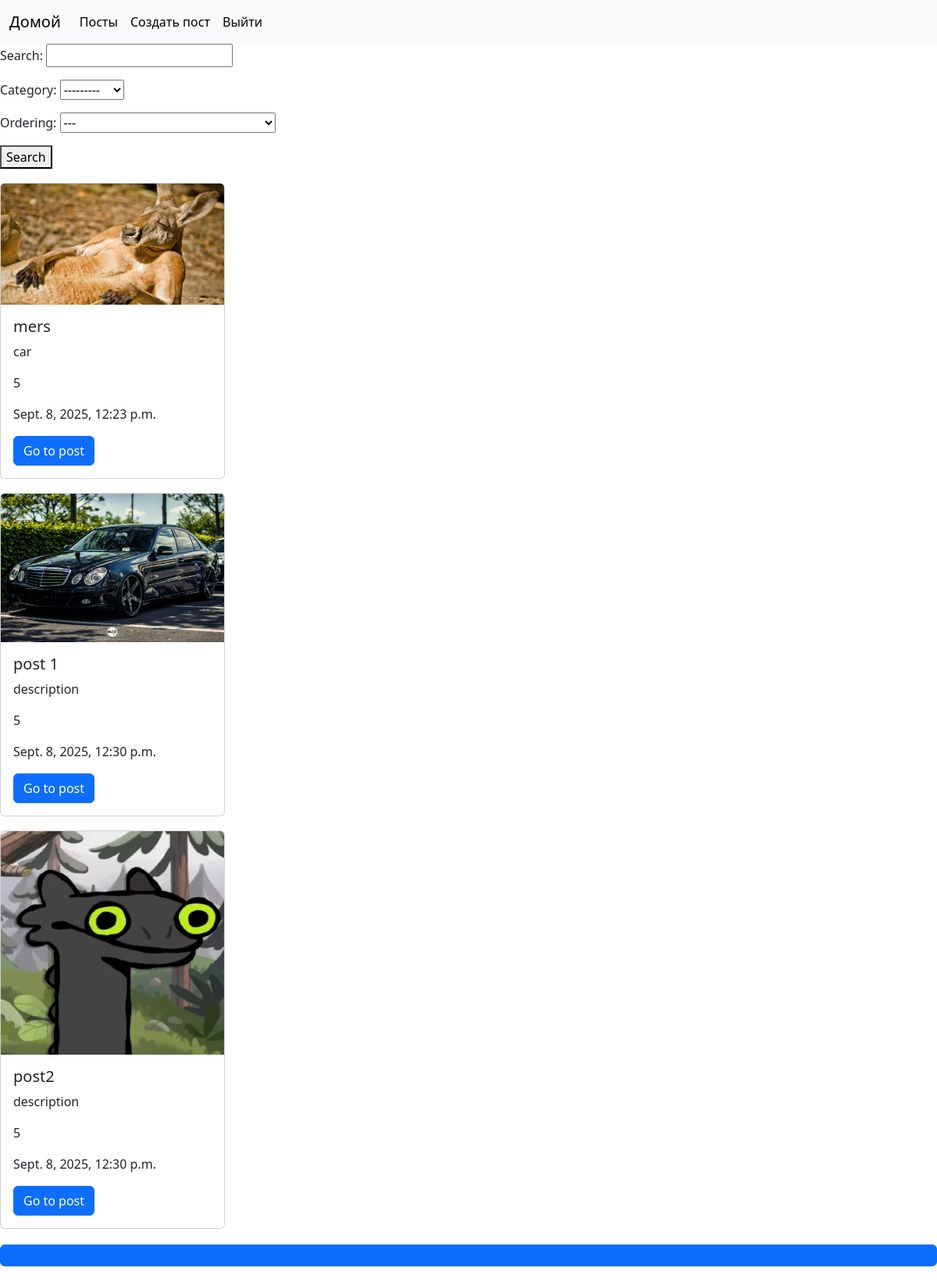
The page /posts/ (signed in) on the database its author committed.
### posts/models.py (models this page shows, shortened)
class Post(models.Model):
    image = models.ImageField(null=True,blank=True)
    title = models.CharField(max_length=200)
    content = models.CharField(max_length=550, null=True, blank = True)
    rate = models.IntegerField(default=0)
    created_at = models.DateTimeField(auto_now_add=True, null=True)
    updated_at = models.DateTimeField(auto_now = True, null=True)
    category = models.ForeignKey(Category, on_delete=models.CASCADE, null=True, blank=True)
    tags = models.ManyToManyField(Tag, blank=True)

### posts/views.py (the view)
@login_required(login_url="/login/")
def post_list_view(request):
    posts = Post.objects.all()
    limit = 3
    if request.method == "GET":
        search = request.GET.get("search")
        category_id =request.GET.get("search")
        ordering = request.GET.get("ordering")
        page = int(request.GET.get("page", 1))
        if search:
            posts = posts.filter(Q(title__icontains=search) | Q(content__icontains=search) )
        if category_id:
            posts = posts.filter(category_id=category_id)
        if ordering:
            posts = posts.order_by(ordering)
        if page:
            max_pages = posts.count() // limit
            if round(max_pages) < max_pages:
                max_pages = round(max_pages) + 1
            elif round(max_pages) > max_pages:
                max_pages = round(max_pages)
            start = (page - 1) * limit
            end = page * limit
            posts = posts[start:end]
        form = SearchForm()
        return render (request, "posts/post_list.html", context={"posts_list": posts, "form": form, "max_pages": range(1, max_pages + 1)})

### posts/forms.py
class SearchForm(forms.Form):
    search = forms.CharField(max_length=290, min_length=1, required=False)
    category_id = forms.ModelChoiceField(queryset=Category.objects.all(), required=False, label="Category")
    orderings = (
        ("created_at", "По дате создания") ,
        ("title","По названию"),
        ("rate", "По рейтингу"),
        ("-created_at", "По дате создания(по убыванию)"),
        ("-title","По названию(по убыванию)"),
        ("-rate","По рейтингу(по убыванию)"),
        (
        None,
        "---"
        ),
    )
    ordering = forms.ChoiceField(choices=orderings, required=False)

### posts/models.py (called while the page is built)
    def __str__(self):
        return self.name

### posts/templates/posts/post_list.html
{% extends 'base.html' %}
{% load static %}
{% block content %}
<form method="get" action="" enctype="multipart/form-data">
    {{ form.as_p }}
    <button type="submit">Search</button>
</form>
{% for post in posts_list %}
<div class="card" style="width: 18rem; margin-top: 18px;">
    {% if post.image %}
  <img class="card-img-top" src="{{post.image.url}}" alt="Card image cap">
  {% else %}
    <img class="card-img-top" src="{% static 'Placeholder_view_vector.svg.png' %}" alt="Card image cap">
  {% endif %}
  <div class="card-body">
    <h5 class="card-title">{{ post.title }}</h5>
    <p class="card-text">{{ post.content }}</p>
    <p class="card-text">{{ post.rate }}</p>
     <p class="card-text">{{ post.created_at }}</p>
    <a href="/posts/{{post.id}}/" class="btn btn-primary">Go to post</a>
  </div>
</div>
{% endfor %}
  <div style="display: flex; justify-content: center; margin-top: 20px; margin-bottom: 20px;"
    {% for 1 in max_pages %}
        <a href="/posts/?page={{i}}" class="btn btn-primary" >{{ i }}</a>
    {% endfor %}
  </div>
{% endblock %}

### posts/templates/base.html (shortened to what this page needs)
<head>
    <link rel="stylesheet" href="https://cdn.jsdelivr.net/npm/bootstrap@5.3.3/dist/css/bootstrap.min.css">
    <nav class="navbar navbar-expand-lg bg-body-tertiary">
  <div class="container-fluid">
    <a class="navbar-brand" href="/">Домой</a>
    <div class="collapse navbar-collapse" id="navbarSupportedContent">
      <ul class="navbar-nav me-auto mb-2 mb-lg-0">
        {% if request.user.is_authenticated %}
        <li class="nav-item">
          <a class="nav-link active" aria-current="page" href="/posts/">Посты</a>
        </li>
        <li class="nav-item">
          <a class="nav-link active" aria-current="page" href="/posts/create/">Создать пост</a>
        <li class="nav-item">
          <a class="nav-link active" aria-current="page" href="/logout/">Выйти</a>
          {% else %}
        <li class="nav-item">
          <a class="nav-link active" aria-current="page" href="/login/">Войти</a>
        <li class="nav-item">
          <a class="nav-link active" aria-current="page" href="/register/">Регистрация</a>
        </li>
        {% endif %}
    </div>
  </div>
</nav>
</head>
<body>
    {% block content %}
    {% endblock %}
</body>

### rows shown on the page
Post: image (picture), title "mers", content "car", rate "5", created_at "Sept. 8, 2025, 12:23 p.m."
Post: image (picture), title "post 1", content "description", rate "5", created_at "Sept. 8, 2025, 12:30 p.m."
Post: image (picture), title "post2", content "description", rate "5", created_at "Sept. 8, 2025, 12:30 p.m."
